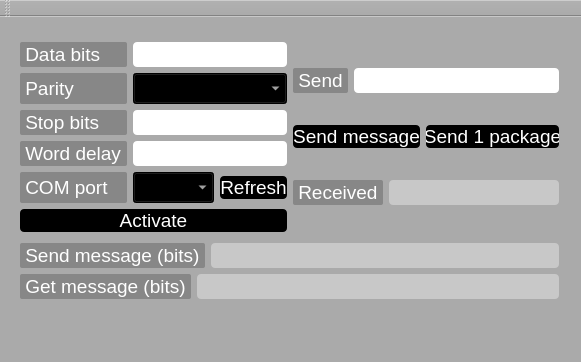
<?xml version="1.0" encoding="UTF-8"?>
<ui version="4.0">
 <class>MainWindow</class>
 <widget class="QMainWindow" name="MainWindow">
  <property name="geometry">
   <rect>
    <x>0</x>
    <y>0</y>
    <width>581</width>
    <height>362</height>
   </rect>
  </property>
  <property name="windowTitle">
   <string>MainWindow</string>
  </property>
  <property name="styleSheet">
   <string notr="true">background-color: rgb(170, 170, 170);</string>
  </property>
  <widget class="QWidget" name="centralWidget">
   <widget class="QWidget" name="verticalLayoutWidget_4">
    <property name="geometry">
     <rect>
      <x>9</x>
      <y>9</y>
      <width>561</width>
      <height>291</height>
     </rect>
    </property>
    <layout class="QVBoxLayout" name="verticalLayout_4">
     <item>
      <layout class="QHBoxLayout" name="horizontalLayout_7">
       <item>
        <layout class="QVBoxLayout" name="verticalLayout">
         <item>
          <layout class="QGridLayout" name="gridLayout">
           <item row="3" column="1">
            <widget class="QLineEdit" name="lineEditWordDelay">
             <property name="font">
              <font>
               <pointsize>14</pointsize>
              </font>
             </property>
             <property name="styleSheet">
              <string notr="true">background-color: rgb(255, 255, 255);
border-radius: 4px;</string>
             </property>
            </widget>
           </item>
           <item row="0" column="0">
            <widget class="QLabel" name="label_6">
             <property name="font">
              <font>
               <pointsize>14</pointsize>
              </font>
             </property>
             <property name="styleSheet">
              <string notr="true">background-color: rgb(135, 135, 135);
color: rgb(255, 255, 255);
border-radius: 2px;</string>
             </property>
             <property name="text">
              <string> Data bits </string>
             </property>
             <property name="alignment">
              <set>Qt::AlignLeading|Qt::AlignLeft|Qt::AlignVCenter</set>
             </property>
            </widget>
           </item>
           <item row="1" column="0">
            <widget class="QLabel" name="label_4">
             <property name="font">
              <font>
               <pointsize>14</pointsize>
              </font>
             </property>
             <property name="styleSheet">
              <string notr="true">background-color: rgb(135, 135, 135);
color: rgb(255, 255, 255);
border-radius: 2px;</string>
             </property>
             <property name="text">
              <string> Parity </string>
             </property>
             <property name="alignment">
              <set>Qt::AlignLeading|Qt::AlignLeft|Qt::AlignVCenter</set>
             </property>
            </widget>
           </item>
           <item row="2" column="1">
            <widget class="QLineEdit" name="lineEditStopBits">
             <property name="font">
              <font>
               <pointsize>14</pointsize>
              </font>
             </property>
             <property name="styleSheet">
              <string notr="true">background-color: rgb(255, 255, 255);
border-radius: 4px;</string>
             </property>
            </widget>
           </item>
           <item row="0" column="1">
            <widget class="QLineEdit" name="lineEditDataBits">
             <property name="font">
              <font>
               <pointsize>14</pointsize>
              </font>
             </property>
             <property name="styleSheet">
              <string notr="true">background-color: rgb(255, 255, 255);
border-radius: 4px;</string>
             </property>
            </widget>
           </item>
           <item row="1" column="1">
            <widget class="QComboBox" name="comboBoxParity">
             <property name="font">
              <font>
               <pointsize>14</pointsize>
              </font>
             </property>
             <property name="styleSheet">
              <string notr="true">color: rgb(255, 255, 255);
background-color: rgb(0, 0, 0);
 </string>
             </property>
            </widget>
           </item>
           <item row="2" column="0">
            <widget class="QLabel" name="label_5">
             <property name="font">
              <font>
               <pointsize>14</pointsize>
              </font>
             </property>
             <property name="styleSheet">
              <string notr="true">background-color: rgb(135, 135, 135);
color: rgb(255, 255, 255);
border-radius: 2px;</string>
             </property>
             <property name="text">
              <string> Stop bits </string>
             </property>
             <property name="alignment">
              <set>Qt::AlignLeading|Qt::AlignLeft|Qt::AlignVCenter</set>
             </property>
            </widget>
           </item>
           <item row="3" column="0">
            <widget class="QLabel" name="label_7">
             <property name="font">
              <font>
               <pointsize>14</pointsize>
              </font>
             </property>
             <property name="styleSheet">
              <string notr="true">background-color: rgb(135, 135, 135);
color: rgb(255, 255, 255);
border-radius: 2px;</string>
             </property>
             <property name="text">
              <string> Word delay </string>
             </property>
             <property name="alignment">
              <set>Qt::AlignLeading|Qt::AlignLeft|Qt::AlignVCenter</set>
             </property>
            </widget>
           </item>
           <item row="4" column="0">
            <widget class="QLabel" name="label">
             <property name="font">
              <font>
               <pointsize>14</pointsize>
              </font>
             </property>
             <property name="styleSheet">
              <string notr="true">background-color: rgb(135, 135, 135);
color: rgb(255, 255, 255);
border-radius: 2px;</string>
             </property>
             <property name="text">
              <string> COM port </string>
             </property>
             <property name="alignment">
              <set>Qt::AlignLeading|Qt::AlignLeft|Qt::AlignVCenter</set>
             </property>
            </widget>
           </item>
           <item row="4" column="1">
            <layout class="QHBoxLayout" name="horizontalLayout">
             <item>
              <widget class="QComboBox" name="comboBoxCOMport">
               <property name="font">
                <font>
                 <pointsize>14</pointsize>
                </font>
               </property>
               <property name="styleSheet">
                <string notr="true">color: rgb(255, 255, 255);
background-color: rgb(0, 0, 0);
</string>
               </property>
              </widget>
             </item>
             <item>
              <widget class="QPushButton" name="refreshButton">
               <property name="font">
                <font>
                 <pointsize>14</pointsize>
                </font>
               </property>
               <property name="styleSheet">
                <string notr="true">QPushButton {
color: rgb(255, 255, 255);
background-color: rgb(0, 0, 0);
border-radius: 4px;
 }
QPushButton:pressed {
color: rgb(0, 0, 0);
background-color: rgb(255, 255, 255);
border-radius: 4px;
 }</string>
               </property>
               <property name="text">
                <string>Refresh</string>
               </property>
              </widget>
             </item>
            </layout>
           </item>
          </layout>
         </item>
         <item>
          <widget class="QPushButton" name="activateButton">
           <property name="font">
            <font>
             <pointsize>14</pointsize>
            </font>
           </property>
           <property name="styleSheet">
            <string notr="true">QPushButton {
color: rgb(255, 255, 255);
background-color: rgb(0, 0, 0);
border-radius: 4px;
 }
QPushButton:pressed {
color: rgb(0, 0, 0);
background-color: rgb(255, 255, 255);
border-radius: 4px;
 }</string>
           </property>
           <property name="text">
            <string>Activate</string>
           </property>
          </widget>
         </item>
        </layout>
       </item>
       <item>
        <layout class="QVBoxLayout" name="verticalLayout_2">
         <item>
          <layout class="QHBoxLayout" name="horizontalLayout_2">
           <item>
            <widget class="QLabel" name="label_8">
             <property name="font">
              <font>
               <pointsize>14</pointsize>
              </font>
             </property>
             <property name="styleSheet">
              <string notr="true">background-color: rgb(135, 135, 135);
color: rgb(255, 255, 255);
border-radius: 2px;</string>
             </property>
             <property name="text">
              <string> Send </string>
             </property>
             <property name="alignment">
              <set>Qt::AlignLeading|Qt::AlignLeft|Qt::AlignVCenter</set>
             </property>
            </widget>
           </item>
           <item>
            <widget class="QLineEdit" name="lineEditSend">
             <property name="font">
              <font>
               <pointsize>14</pointsize>
              </font>
             </property>
             <property name="styleSheet">
              <string notr="true">background-color: rgb(255, 255, 255);
border-radius: 4px;</string>
             </property>
            </widget>
           </item>
          </layout>
         </item>
         <item>
          <layout class="QHBoxLayout" name="horizontalLayout_3">
           <item>
            <widget class="QPushButton" name="sendMessageButton">
             <property name="font">
              <font>
               <pointsize>14</pointsize>
              </font>
             </property>
             <property name="styleSheet">
              <string notr="true">QPushButton {
color: rgb(255, 255, 255);
background-color: rgb(0, 0, 0);
border-radius: 4px;
 }
QPushButton:pressed {
color: rgb(0, 0, 0);
background-color: rgb(255, 255, 255);
border-radius: 4px;
 }</string>
             </property>
             <property name="text">
              <string>Send message</string>
             </property>
            </widget>
           </item>
           <item>
            <widget class="QPushButton" name="sendPackageButton">
             <property name="font">
              <font>
               <pointsize>14</pointsize>
              </font>
             </property>
             <property name="styleSheet">
              <string notr="true">QPushButton {
color: rgb(255, 255, 255);
background-color: rgb(0, 0, 0);
border-radius: 4px;
 }
QPushButton:pressed {
color: rgb(0, 0, 0);
background-color: rgb(255, 255, 255);
border-radius: 4px;
 }</string>
             </property>
             <property name="text">
              <string>Send 1 package</string>
             </property>
            </widget>
           </item>
          </layout>
         </item>
         <item>
          <layout class="QHBoxLayout" name="horizontalLayout_4">
           <item>
            <widget class="QLabel" name="label_10">
             <property name="font">
              <font>
               <pointsize>14</pointsize>
              </font>
             </property>
             <property name="styleSheet">
              <string notr="true">background-color: rgb(135, 135, 135);
color: rgb(255, 255, 255);
border-radius: 2px;</string>
             </property>
             <property name="text">
              <string> Received </string>
             </property>
             <property name="alignment">
              <set>Qt::AlignLeading|Qt::AlignLeft|Qt::AlignVCenter</set>
             </property>
            </widget>
           </item>
           <item>
            <widget class="QLineEdit" name="labelRecieved">
             <property name="font">
              <font>
               <pointsize>14</pointsize>
              </font>
             </property>
             <property name="cursor">
              <cursorShape>IBeamCursor</cursorShape>
             </property>
             <property name="tabletTracking">
              <bool>false</bool>
             </property>
             <property name="focusPolicy">
              <enum>Qt::StrongFocus</enum>
             </property>
             <property name="styleSheet">
              <string notr="true">background-color: rgb(200, 200, 200);
border-radius: 4px;
cursor: text;
</string>
             </property>
            </widget>
           </item>
          </layout>
         </item>
        </layout>
       </item>
      </layout>
     </item>
     <item>
      <layout class="QVBoxLayout" name="verticalLayout_3">
       <item>
        <layout class="QHBoxLayout" name="horizontalLayout_5">
         <item>
          <widget class="QLabel" name="label_12">
           <property name="font">
            <font>
             <pointsize>14</pointsize>
            </font>
           </property>
           <property name="styleSheet">
            <string notr="true">background-color: rgb(135, 135, 135);
color: rgb(255, 255, 255);
border-radius: 2px;</string>
           </property>
           <property name="text">
            <string> Send message (bits) </string>
           </property>
           <property name="alignment">
            <set>Qt::AlignLeading|Qt::AlignLeft|Qt::AlignVCenter</set>
           </property>
          </widget>
         </item>
         <item>
          <widget class="QLineEdit" name="labelSendBits">
           <property name="font">
            <font>
             <pointsize>14</pointsize>
            </font>
           </property>
           <property name="cursor">
            <cursorShape>IBeamCursor</cursorShape>
           </property>
           <property name="tabletTracking">
            <bool>false</bool>
           </property>
           <property name="focusPolicy">
            <enum>Qt::StrongFocus</enum>
           </property>
           <property name="styleSheet">
            <string notr="true">background-color: rgb(200, 200, 200);
border-radius: 4px;
cursor: text;
</string>
           </property>
          </widget>
         </item>
        </layout>
       </item>
       <item>
        <layout class="QHBoxLayout" name="horizontalLayout_6">
         <item>
          <widget class="QLabel" name="label_14">
           <property name="font">
            <font>
             <pointsize>14</pointsize>
            </font>
           </property>
           <property name="styleSheet">
            <string notr="true">background-color: rgb(135, 135, 135);
color: rgb(255, 255, 255);
border-radius: 2px;</string>
           </property>
           <property name="text">
            <string> Get message (bits) </string>
           </property>
           <property name="alignment">
            <set>Qt::AlignLeading|Qt::AlignLeft|Qt::AlignVCenter</set>
           </property>
          </widget>
         </item>
         <item>
          <widget class="QLineEdit" name="labelGetBits">
           <property name="font">
            <font>
             <pointsize>14</pointsize>
            </font>
           </property>
           <property name="cursor">
            <cursorShape>IBeamCursor</cursorShape>
           </property>
           <property name="tabletTracking">
            <bool>false</bool>
           </property>
           <property name="focusPolicy">
            <enum>Qt::StrongFocus</enum>
           </property>
           <property name="styleSheet">
            <string notr="true">background-color: rgb(200, 200, 200);
border-radius: 4px;
cursor: text;
</string>
           </property>
          </widget>
         </item>
        </layout>
       </item>
      </layout>
     </item>
    </layout>
   </widget>
  </widget>
  <widget class="QMenuBar" name="menuBar">
   <property name="geometry">
    <rect>
     <x>0</x>
     <y>0</y>
     <width>581</width>
     <height>20</height>
    </rect>
   </property>
  </widget>
  <widget class="QToolBar" name="mainToolBar">
   <attribute name="toolBarArea">
    <enum>TopToolBarArea</enum>
   </attribute>
   <attribute name="toolBarBreak">
    <bool>false</bool>
   </attribute>
  </widget>
  <widget class="QStatusBar" name="statusBar"/>
 </widget>
 <layoutdefault spacing="6" margin="11"/>
 <resources/>
 <connections/>
</ui>
